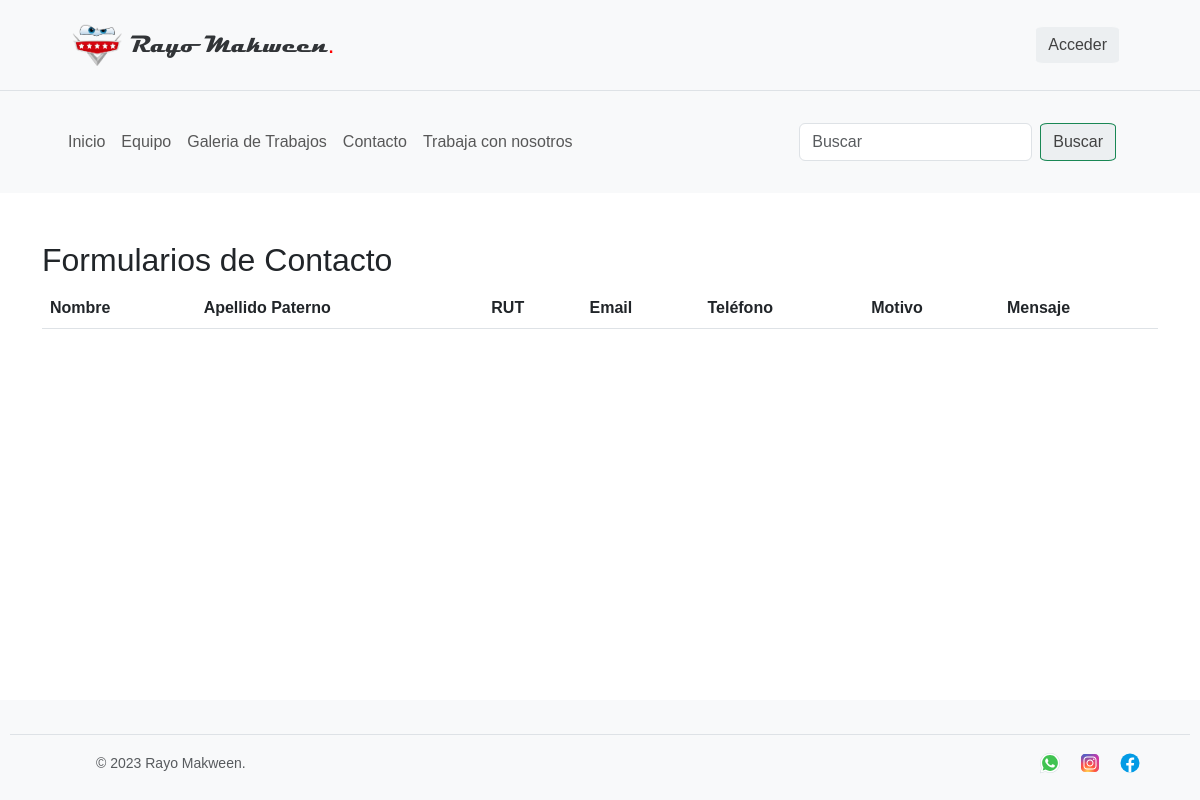
Page /ver-contactos/ on the earlier database version.
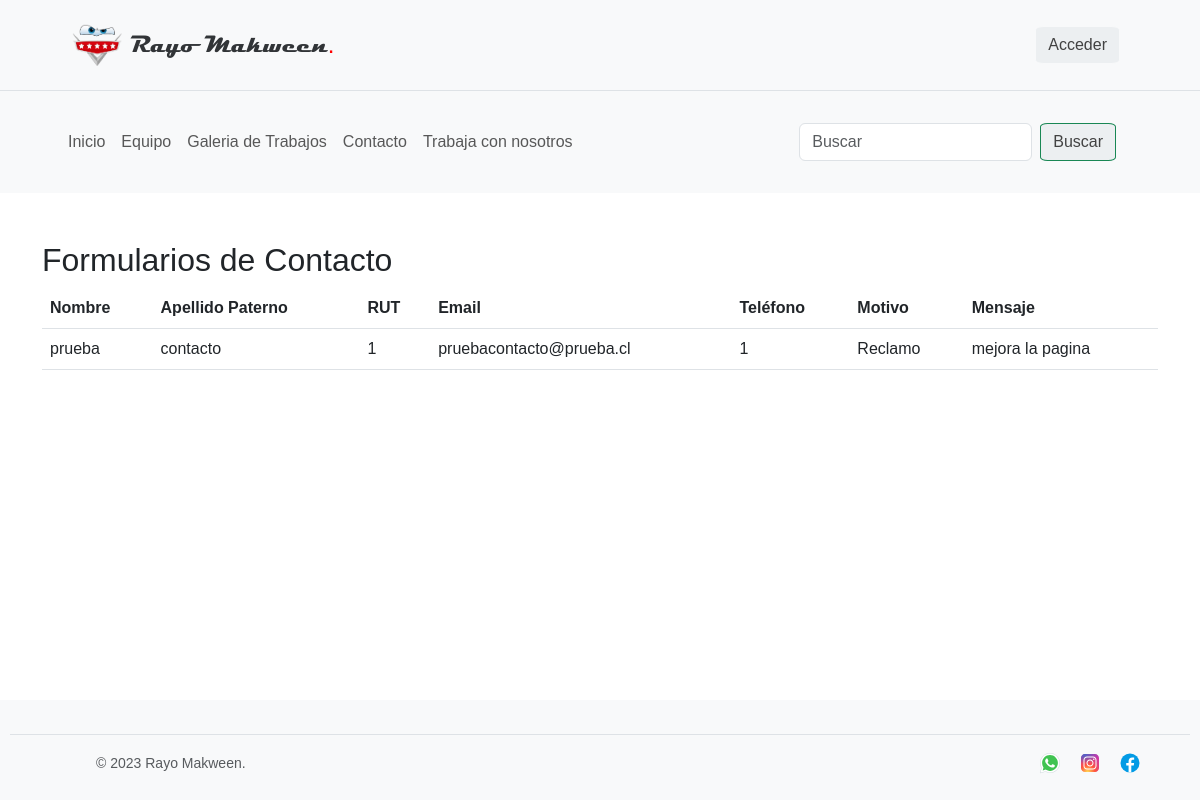
Same page on the later database version.
### appweb/models.py (models this page shows, shortened)
class Contacto(models.Model):
    nombre = models.CharField(max_length=50)
    apellido_Paterno = models.CharField(max_length=50)
    rut = models.IntegerField()
    email = models.CharField(max_length=100)
    telefono = models.IntegerField()
    motivo = models.IntegerField(choices=Motivo)
    mensaje = models.TextField()

### appweb/views.py (the view)
# urls.py: path('ver-contactos/', ver_contacto, name='ver-contacto'),
def ver_contacto(request):
    contactos = Contacto.objects.all()
    context = {
        'contactos': contactos,
    }
    return render(request, 'verContacto.html', context)

### appweb/templates/verContacto.html
{% extends 'base.html' %}
{% block contenido %}
    <div class="container mt-5">
        <h2>Formularios de Contacto</h2>
        <table class="table">
            <thead>
                <tr>
                    <th>Nombre</th>
                    <th>Apellido Paterno</th>
                    <th>RUT</th>
                    <th>Email</th>
                    <th>Teléfono</th>
                    <th>Motivo</th>
                    <th>Mensaje</th>
                </tr>
            </thead>
            <tbody>
                {% for contacto in contactos %}
                <tr>
                    <td>{{ contacto.nombre }}</td>
                    <td>{{ contacto.apellido_Paterno }}</td>
                    <td>{{ contacto.rut }}</td>
                    <td>{{ contacto.email }}</td>
                    <td>{{ contacto.telefono }}</td>
                    <td>{{ contacto.get_motivo_display }}</td>
                    <td>{{ contacto.mensaje }}</td>
                </tr>
                {% endfor %}
            </tbody>
        </table>
    </div>
{% endblock %}

Differences in the rows shown:
added Contacto: nombre "prueba", apellido_Paterno "contacto", rut "1", email "pruebacontacto@prueba.cl", telefono "1", motivo "Reclamo", mensaje "mejora la pagina"
